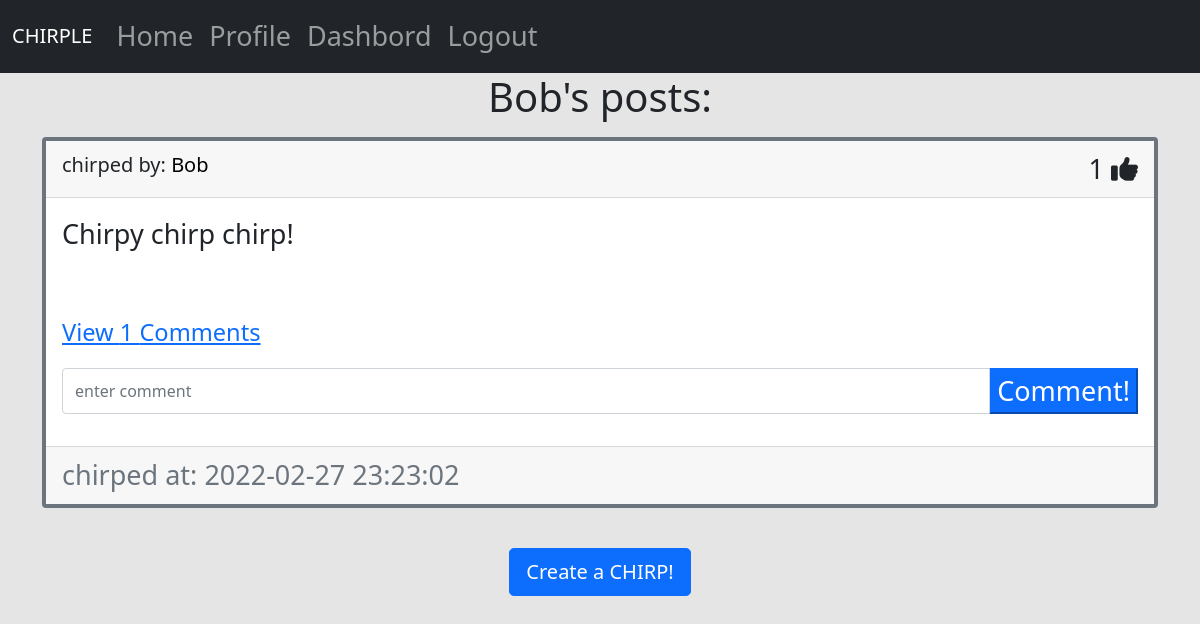
Page /chirps/Bob (signed in) on the committed database.
### website/models.py (models this page shows)
class User(db.Model, UserMixin):
    id = db.Column(db.Integer, primary_key=True)
    email = db.Column(db.String(150), unique=True)
    username = db.Column(db.String(150), unique=True)
    password = db.Column(db.String(150))
    date_created = db.Column(db.DateTime(timezone=True), default=func.now())
    isAdmin = db.Column(db.Boolean, default=False)
    chirps = db.relationship("Chirps", backref="user", passive_deletes=True)
    comment = db.relationship("Comment", backref="user", passive_deletes=True)
    like = db.relationship("Like", backref="user", passive_deletes=True)

class Chirps(db.Model):
    id = db.Column(db.Integer, primary_key=True)
    text = db.Column(db.Text, nullable=False)
    date_created = db.Column(db.DateTime(timezone=True), default=func.now())
    author = db.Column(db.Integer, db.ForeignKey(
        'user.id', ondelete="CASCADE"), nullable=False)
    comment = db.relationship(
        "Comment", backref="chirps", cascade="all,delete-orphan")
    like = db.relationship(
        "Like", backref="chirps", cascade="all,delete-orphan")

### website/views.py (the view)
@views.route('/chirps/<username>')
@login_required
def profiles(username):
    user = User.query.filter_by(username=username).first()
    if not user:
        flash("no user found", category="error")
        return redirect(url_for("views.home"))
    posts = user.chirps
    return render_template('chirps.html', user=current_user, chirps=posts, username=username)

### website/__init__.py (called while the page is built)
def create_app():
    app = Flask(__name__)
    app.config['SECRET_KEY'] = "notsosecretkey"
    app.config['SQLALCHEMY_DATABASE_URI'] = f'sqlite:///{DB_NAME}'
    db.init_app(app)
    from .views import views
    from .auth import authenticate
    app.register_blueprint(views, url_prefix="/")
    app.register_blueprint(authenticate, url_prefix="/")
    from .models import User
    create_database(app)
    login_manager = LoginManager()
    login_manager.login_view = "authenticate.login"
    login_manager.init_app(app)
    @login_manager.user_loader
    def load_user(_id):
        return User.query.get(int(_id))
    return app

### website/templates/chirps.html (shortened to what this page needs)
{%extends "base.html"%} {%block title%}{{username}}'s chirps {%endblock%}
{%block content%}
{%if current_user.username == username%}
  <div class="container mt-3">
    <div class="row">
    <div class="col-3">
      <aside class="profileInfo">
          <h3 align="center">update profile</h3>
          <form class="formclass" method="POST"
          action="/updateUser/{{username}}">
          <div class="form-group">
            <label for="username">Username</label>
            <input
              type="text"
              id="username"
              name="username"
              class="form-control"
              placeholder="new username"
            />
            <label for="password1">Password</label>
            <input
              type="password"
              id="password1"
              name="password1"
              class="form-control"
              placeholder="new password"
            />
            <label for="password2"> Confirm Password</label>
            <input
              type="password"
              id="password2"
              name="password2"
              class="form-control"
              placeholder="confrim new password"
            />
            <br />
            <div align="center">
              <button class="btn btn-primary" type="submit">Update</button>
            </div>
          </div>
        </form>
      </div>
      </aside>
    <div class="col-9">
        <h1 align="center">My Profile</h1>
        <div id="chirps">
        {%for chirps in chirps%}
        <div class="card ">
        <div class="card-header d-flex justify-content-between align-items-center">
          <h5>
            chirped by:
            <span
              ><a href="/chirps/{{chirps.user.username}}" class="chirpname">
                {{chirps.user.username}}</a
              ></span
            >
          </h5>
          <div>
            <span id="likes-count-{{chirps.id}}">{{chirps.like|length}}</span>
            {%if user.id in  chirps.like|map(attribute="author")|list%}
            <i
              class="fas fa-thumbs-up"
              id="like-button-{{chirps.id}}"
              onclick="like({{chirps.id}})"
            ></i>
            {%else%}
            <i
            class="far fa-thumbs-up"
            id="like-button-{{chirps.id}}"
            onclick="like({{chirps.id}})"
          ></i>
            {%endif%}
            {%if chirps.author == user.id%}
          <div class="btn-group">
            <button
              type="button"
              class="btn btn-sm btn-danger dropdown-toggle"
              data-bs-toggle="dropdown"
            ></button>
            <ul class="dropdown-menu">
              <li>
                <a href="/deletechirp/{{chirps.id}}" class="dropdown-item"
                  >Delete</a
                >
              </li>
            </ul>
          </div>
          {%endif%}
        </div>
        </div>
        <div class="card-body">
          <div class="card-text">
            <p class="chirptext">{{chirps.text}}</p>
          </div>
          <br />
          <div class="collapse" id="comments-{{chirps.id}}">
            <div class="card">
              <div class="card-body" id="comments-expanded-{{chirps.id}}">
                Comments:
                {%for comment in chirps.comment%}
                <div class="d-flex justify-content-between align-items-center">
                  <div class="commentbody">
                    Chirped by
                    <a href="/chirps/{{comment.user.username}}" class="chirpname">
                      {{comment.user.username}}:
                    </a>
                    {{comment.text}}
                    </div>
                    <div class="comment-date">
                      <small class="text-muted">{{comment.date_created}}</small>
                      {%if chirps.author == user.id or user.id == comment.author%}
                      <div class="btn-group">
                        <button
                          type="button"
                          class="btn btn-sm btn-danger dropdown-toggle"
                          data-bs-toggle="dropdown"
                        ></button>
                        <ul class="dropdown-menu">
                          <li>
                            <a
                              href="/deletecomment/{{comment.id}}"
                              class="dropdown-item"
                              >Delete</a
                            >
                          </li>
                        </ul>
                      </div>
                      {%endif%}
                    </div>
                  </div>
                  {%endfor%}
                </div>
              </div>
            </div>
            <p class="card-text">
              {%if chirps.comment|length > 0%}
              <a
                href="#comments-{{chirps.id}}"
                data-bs-toggle="collapse"
                role="button"
              >
                <small class="chirpname">View {{chirps.comment|length}} Comments</small>
              </a>
              {%else%}
              <small text-muted> No Comments</small>
              {%endif%}
            </p>
            <form
              method="POST"
              class="input-group mt-3 mb-3"
              action="/createcomment/{{chirps.id}}"
            >
              <input
                type="text"
                id="text"
                name="text"
                class="form-control"
                placeholder="enter comment"
              />
              <button type="submit" class="btn-primary">Comment!</button>
            </form>
          </div>
          <div class="card-footer text-muted">
            chirped at: {{chirps.date_created}}
          </div>
        </div>
        <br />
        {%endfor%}
        </div>
        {%block footer%}
        <div align="center">
        <a href="/createchirp"
          ><button type="button" class="btn btn-primary btn-lg">
            Create a CHIRP!
          </button></a
        >
        </div>
        <br>
        <div align="center">
        <a href="/home"
          ><button type="button" class="btn btn-primary btn-lg">home</button></a
        >
        </div>
        {%endblock%}
      </div>
    </div>
  </div>
    </div>
  </div>
  {%else%}
  <h1 align="center">{{username}}'s posts:</h1>
  <div id="chirps">
  {%for chirps in chirps%}
  <div class="card border-secondary mt-3">
    <div class="card-header d-flex justify-content-between align-items-center">
      <h5>
        chirped by:
        <span
          ><a href="/chirps/{{chirps.user.username}}" class="chirpname">
            {{chirps.user.username}}</a
          ></span
        >
      </h5>
      <div>
        <span id="likes-count-{{chirps.id}}">{{chirps.like|length}}</span>
        {%if user.id in  chirps.like|map(attribute="author")|list%}
        <i
          class="fas fa-thumbs-up"
          id="like-button-{{chirps.id}}"
          onclick="like({{chirps.id}})"
        ></i>
        {%else%}
        <i
        class="far fa-thumbs-up"
        id="like-button-{{chirps.id}}"
        onclick="like({{chirps.id}})"
      ></i>
        {%endif%}
    </div>
  </div>
    <div class="card-body">
      <div class="card-text">
        <p class="chirptext">{{chirps.text}}</p>
      </div>
      <br />
        <p class="card-text">
          {%if chirps.comment|length > 0%}
          <a
            href="#comments-{{chirps.id}}"
            data-bs-toggle="collapse"
            role="button"
          >
            <small>View {{chirps.comment|length}} Comments</small>
          </a>
          {%else%}
          <small text-muted> No Comments</small>
          {%endif%}
        </p>
        <form
          method="POST"
          class="input-group mt-3 mb-3"
          action="/createcomment/{{chirps.id}}"
        >
          <input
            type="text"
            id="text"
            name="text"
            class="form-control"
            placeholder="enter comment"
          />
          <button type="submit" class="btn-primary">Comment!</button>
        </form>
      </div>
      <div class="card-footer text-muted">
        chirped at: {{chirps.date_created}}
      </div>
    </div>
    <br />
    {%endfor%}
  </div>
  <div align="center">
    <a href="/createchirp"
      ><button type="button" class="btn btn-primary btn-lg">
        Create a CHIRP!
      </button></a
    >
  </div>
  </div>
{%endif%}
  {%endblock%}

### website/static/style.css (style rules this page uses)
body { background-color: #e5e5e5; font-size: 27px; }
.card { border: 4px solid black; }
.chirpname { color: black; text-decoration: none; }

### rows in the picture
User: username "Bob"
Chirps: user.username "Bob", like|length "1", text "Chirpy chirp chirp!", comment|length "1", date_created "2022-02-27 23:23:02"
